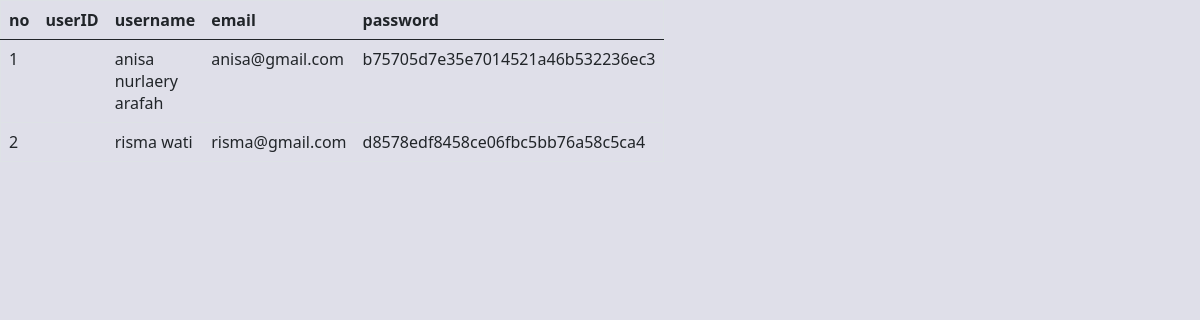
Screenshot of /user.php with the database file from the repository.
### tables this page shows
CREATE TABLE `users` (
  `userID` text NOT NULL,
  `username` varchar(100) NOT NULL,
  `name` text NOT NULL,
  `email` text NOT NULL,
  `password` text NOT NULL,
  `no_tlp` varchar(50) NOT NULL,
  `alamat` text NOT NULL,
  `picture` text NOT NULL,
  `role` enum('user','admin') NOT NULL
);

### user.php (the view)
<table class="table" border="1" style="width: 600px;">
  <thead>
    <tr>
      <th scope="col">no</th>
      <th scope="col" name="userID">userID</th>
      <th scope="col" name="username">username</th>
      <th scope="col" name="email">email</th>
      <th scope="col" name="password">password</th>
    </tr>
</thead>
<?php
include "config.php";
include "bot.php";
$no=1;
$ambildata = mysqli_query($konek, "SELECT * FROM users WHERE role='user'");
while ($tampil = mysqli_fetch_array($ambildata)){
    echo "
        <tr>
        <td>$no</td>
        <td>$tampil[userID]</td>
        <td>$tampil[username]</td>
        <td>$tampil[email]</td>
        <td>$tampil[password]</td>
        </tr>";
    $no++;
}
?>
</table>

### rows the page displays
users: username "anisa nurlaery arafah", email "anisa@gmail.com", password "b75705d7e35e7014521a46b532236ec3"
users: username "risma wati", email "risma@gmail.com", password "d8578edf8458ce06fbc5bb76a58c5ca4"
